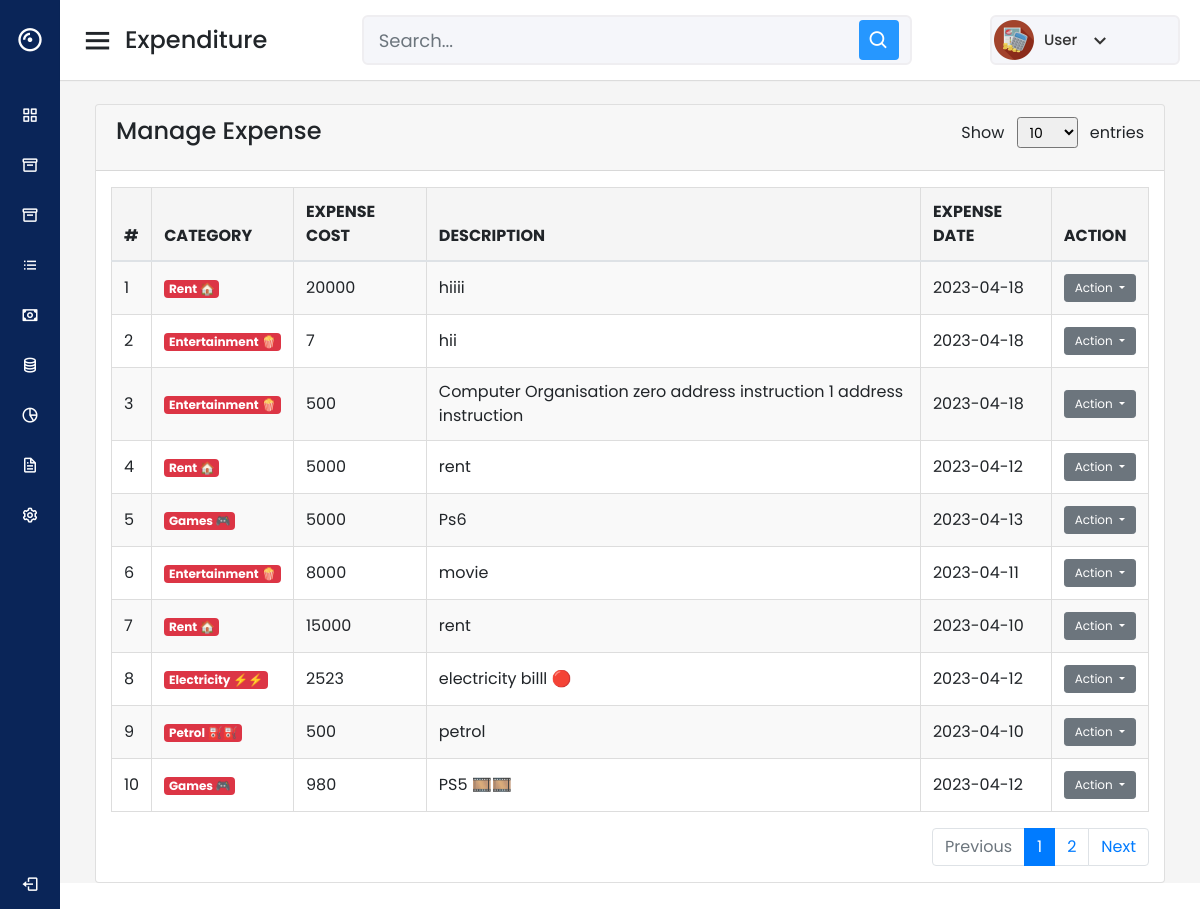
/includes/manage-transaction.php (signed in), run on the app's committed database.
### tables this page shows
CREATE TABLE `users` (
  `id` int(11) NOT NULL,
  `name` varchar(50) NOT NULL,
  `email` varchar(30) NOT NULL,
  `phone` varchar(15) NOT NULL,
  `password` varchar(255) NOT NULL,
  `verification_code` varchar(12) NOT NULL,
  `created_at` datetime DEFAULT current_timestamp()
);

CREATE TABLE `tblexpense` (
  `ID` int(10) NOT NULL,
  `UserId` int(10) NOT NULL,
  `ExpenseDate` date DEFAULT NULL,
  `CategoryId` int(11) NOT NULL,
  `category` varchar(255) DEFAULT NULL,
  `ExpenseCost` varchar(200) DEFAULT NULL,
  `Description` varchar(300) DEFAULT NULL,
  `NoteDate` timestamp NULL DEFAULT current_timestamp()
);

### includes/manage-transaction.php (the view, shortened to what this page needs)
<?php
include('database.php');
if (strlen($_SESSION['detsuid'] == 0)) {
  header('location:logout.php');
} else {
?>
  <!DOCTYPE html>
  <html lang="en" dir="ltr">
  <head>
    <link rel="stylesheet" href="css/style.css">
    <link href='https://unpkg.com/boxicons@2.0.7/css/boxicons.min.css' rel='stylesheet'>
    <link rel="stylesheet" href="https://cdnjs.cloudflare.com/ajax/libs/font-awesome/6.3.0/css/all.min.css">
    <link rel="stylesheet" href="https://cdn.jsdelivr.net/npm/bootstrap@4.0.0/dist/css/bootstrap.min.css">
    <link rel="stylesheet" href="https://cdnjs.cloudflare.com/ajax/libs/font-awesome/5.15.3/css/all.min.css" />
  </head>
  <body>
    <div class="sidebar">
      <div class="logo-details">
        <i class='bx bx-album'></i>
        <span class="logo_name">Expenditure</span>
      </div>
      <ul class="nav-links">
        <li>
          <a href="home.php">
            <i class='bx bx-grid-alt'></i>
            <span class="links_name">Dashboard</span>
          </a>
        </li>
        <li>
          <a href="add-expenses.php">
            <i class='bx bx-box'></i>
            <span class="links_name">Expenses</span>
          </a>
        </li>
        <li>
          <a href="add-income.php">
            <i class='bx bx-box'></i>
            <span class="links_name">Income</span>
          </a>
        </li>
        <li>
          <a href="manage-transaction.php">
            <i class='bx bx-list-ul'></i>
            <span class="links_name">Manage List</span>
          </a>
        </li>
        <li>
          <a href="lending.php">
            <i class='bx bx-money'></i>
            <span class="links_name">lending</span>
          </a>
        </li>
        <li>
          <a href="manage-lending.php">
            <i class='bx bx-coin-stack'></i>
            <span class="links_name">Manage lending</span>
          </a>
        </li>
        <li>
          <a href="analytics.php">
            <i class='bx bx-pie-chart-alt-2'></i>
            <span class="links_name">Analytics</span>
          </a>
        </li>
        <li>
          <a href="report.php">
            <i class="bx bx-file"></i>
            <span class="links_name">Report</span>
          </a>
        </li>
        <li>
          <a href="user_profile.php">
            <i class='bx bx-cog'></i>
            <span class="links_name">Setting</span>
          </a>
        </li>
        <li class="log_out">
          <a href="logout.php">
            <i class='bx bx-log-out'></i>
            <span class="links_name">Log out</span>
          </a>
        </li>
      </ul>
    </div>
    <section class="home-section">
      <nav>
        <div class="sidebar-button">
          <i class='bx bx-menu sidebarBtn'></i>
          <span class="dashboard">Expenditure</span>
        </div>
        <div class="search-box">
          <input input type="text" id="search-input" class="form-control form-control-sm mx-2" placeholder="Search...">
          <i class='bx bx-search'></i>
        </div>
        <?php
        $uid = $_SESSION['detsuid'];
        $ret = mysqli_query($db, "select name  from users where id='$uid'");
        $row = mysqli_fetch_array($ret);
        $name = $row['name'];
        ?>
        <div class="profile-details">
          <img src="images/maex.png" alt="">
          <span class="admin_name"><?php echo $name; ?></span>
          <i class='bx bx-chevron-down' id='profile-options-toggle'></i>
        </div>
      </nav>
      <div class="home-content">
        <div class="overview-boxes">
          <div class="col-sm-10 col-sm-offset-3 col-lg-12 col-lg-offset-2 main">
            <div class="row">
              <div class="col-lg-12">
                <div class="panel panel-default">
                  <div class="card">
                    <div class="card-header">
                      <div class="row">
                        <div class="col-md-6">
                          <h4 class="card-title">Manage Expense</h4>
                        </div>
                        <div class="col-md-6 text-right">
                          <label>Show
                            <select class="form-control-sm mx-2" id="select-entries">
                              <option value="10">10</option>
                            </select>
                            entries
                          </label>
                        </div>
                      </div>
                    </div>
                    <div class="panel-body">
                      <div class="col-md-12">
                        <div class="table-responsive">
                          <table class="table table-striped table-bordered table-hover">
                            <thead>
                              <tr>
                                <th>#</th>
                                <th>Category</th>
                                <th>Expense Cost</th>
                                <th>Description</th>
                                <th>Expense Date</th>
                                <th>Action</th>
                              </tr>
                            </thead>
                            <tbody>
                              <?php
                              $userid = $_SESSION['detsuid'];
                              $limit = isset($_GET['limit']) ? $_GET['limit'] : 10;
                              $page = isset($_GET['page']) ? $_GET['page'] : 1;
                              $offset = ($page - 1) * $limit;
                              $ret = mysqli_query($db, "SELECT * FROM tblexpense WHERE UserId='$userid' ORDER BY NoteDate DESC LIMIT $limit OFFSET $offset");
                              $cnt = $offset + 1;
                              while ($row = mysqli_fetch_array($ret)) {
                              ?>
                                <tr>
                                  <td><?php echo $cnt; ?></td>
                                  <td>
                                    <span class="badge badge-danger"><?php echo $row['category']; ?></span>
                                  </td>
                                  <td><?php echo $row['ExpenseCost']; ?></td>
                                  <td><?php echo $row['Description']; ?></td>
                                  <td><?php echo $row['ExpenseDate']; ?></td>
                                  <td>
                                    <div class="dropdown">
                                      <button class="btn btn-secondary btn-sm dropdown-toggle" type="button" id="dropdownMenuButton" data-toggle="dropdown" aria-haspopup="true" aria-expanded="false">
                                        Action
                                      </button>
                                    </div>
                        </div>
                      <?php
                                $cnt++;
                              } ?>
                      <?php
                      $result = mysqli_query($db, "SELECT COUNT(ID) as total FROM tblexpense WHERE UserId='$userid'");
                      $data = mysqli_fetch_assoc($result);
                      $total_pages = ceil($data['total'] / $limit);
                      ?>
                      <ul class="pagination justify-content-end">
                        <li class="page-item <?php if ($page <= 1) {
                                                echo 'disabled';
                                              } ?>">
                          <a class="page-link"
                            href="<?php if ($page <= 1) {
                                    echo '#';
                                  } else {
                                    echo "?page=" . ($page - 1) . "&limit=$limit";
                                  } ?>">Previous</a>
                        </li>
                        <?php for ($i = 1; $i <= $total_pages; $i++): ?>
                          <li class="page-item <?php if ($page == $i) echo 'active'; ?>">
                            <a class="page-link" href="<?php echo "?page=$i&limit=$limit"; ?>"><?php echo $i; ?></a>
                          </li>
                        <?php endfor; ?>
                        <li class="page-item <?php if ($page >= $total_pages) echo 'disabled'; ?>">
                          <a class="page-link"
                            href="<?php if ($page >= $total_pages) {
                                    echo '#';
                                  } else {
                                    echo "?page=" . ($page + 1) . "&limit=$limit";
                                  } ?>">Next</a>
                        </li>
                      </ul>
    </section>
  <?php } ?>

### includes/css/style.css (style rules this page uses)
* { margin: 0; padding: 0; box-sizing: border-box; font-family: 'Poppins', sans-serif; }
.sidebar { position: fixed; height: 100%; width: 240px; background: #0A2558; transition: all 0.5s ease; }
.sidebar .logo-details { height: 80px; display: flex; align-items: center; }
.sidebar .logo-details i { font-size: 28px; font-weight: 500; color: #fff; min-width: 60px; text-align: center }
.sidebar .logo-details .logo_name { color: #fff; font-size: 24px; font-weight: 500; }
.sidebar .nav-links { margin-top: 10px; }
.sidebar .nav-links li { position: relative; list-style: none; height: 50px; }
.sidebar .nav-links li a { height: 100%; width: 100%; display: flex; align-items: center; text-decoration: none; transition: all 0.4s ease; }
.sidebar .nav-links li i { min-width: 60px; text-align: center; font-size: 18px; color: #fff; }
.sidebar .nav-links li a .links_name { color: #fff; font-size: 15px; font-weight: 400; white-space: nowrap; }
.sidebar .nav-links .log_out { position: absolute; bottom: 0; width: 100%; }
.home-section { position: relative; background: #f5f5f5; min-height: 100vh; width: calc(100% - 240px); left: 240px; transition: all 0.5s ease; }
.home-section nav { display: flex; justify-content: space-between; height: 80px; background: #fff; display: flex; align-items: center; position: fixed; width: calc(100% - 240px); left: 240px; z-index: 100; padding: 0 20px; box-shadow: 0 1px 1px rgba(0, 0, 0, 0.1); transition: all 0.5s ease; }
.home-section nav .sidebar-button { display: flex; align-items: center; font-size: 24px; font-weight: 500; }
nav .sidebar-button i { font-size: 35px; margin-right: 10px; }
.home-section nav .search-box { position: relative; height: 50px; max-width: 550px; width: 100%; margin: 0 20px; }
nav .search-box input { height: 100%; width: 100%; outline: none; background: #F5F6FA; border: 2px solid #EFEEF1; border-radius: 6px; font-size: 18px; padding: 0 15px; }
nav .search-box .bx-search { position: absolute; height: 40px; width: 40px; background: #2697FF; right: 5px; top: 50%; transform: translateY(-50%); border-radius: 4px; line-height: 40px; text-align: center; color: #fff; font-size: 22px; transition: all 0.4 ease; }
.home-section nav .profile-details { display: flex; align-items: center; background: #F5F6FA; border: 2px solid #EFEEF1; border-radius: 6px; height: 50px; min-width: 190px; padding: 0 15px 0 2px; }
nav .profile-details img { height: 40px; width: 40px; border-radius: 6px; object-fit: cover; }
nav .profile-details .admin_name { font-size: 15px; font-weight: 500; color: #333; margin: 0 10px; white-space: nowrap; }
nav .profile-details i { font-size: 25px; color: #333; }
.home-section .home-content { position: relative; padding-top: 104px; }
.home-content .overview-boxes { display: flex; align-items: center; justify-content: space-between; flex-wrap: wrap; padding: 0 20px; margin-bottom: 26px; }
@media (max-width: 1240px) { .sidebar { width: 60px; } }
@media (max-width: 1240px) { .home-section { width: calc(100% - 60px); left: 60px; } }
@media (max-width: 1240px) { .home-section nav { width: calc(100% - 60px); left: 60px; } }

### includes/manage-transaction.php (style rules this page uses)
.form-control { border-radius: 3px; border: 1px solid #ccc; }
.table th, .table td { vertical-align: middle; }
.table th { background-color: #f5f5f5; border-color: #ddd; font-weight: bold; text-transform: uppercase; }
.table td { border-color: #ddd; }
.table-striped tbody tr:nth-of-type(odd) { background-color: #f9f9f9; }
.btn-sm { font-size: 12px; padding: 4px 10px; }

### data on the page
users: name "User"
tblexpense: category "Rent 🏠", ExpenseCost "20000", Description "hiiii", ExpenseDate "2023-04-18"
tblexpense: category "Entertainment 🍿", ExpenseCost "7", Description "hii", ExpenseDate "2023-04-18"
tblexpense: category "Entertainment 🍿", ExpenseCost "500", Description "Computer Organisation zero address instruction 1 address instruction", ExpenseDate "2023-04-18"
tblexpense: category "Rent 🏠", ExpenseCost "5000", Description "rent", ExpenseDate "2023-04-12"
tblexpense: category "Games 🎮", ExpenseCost "5000", Description "Ps6", ExpenseDate "2023-04-13"
tblexpense: category "Entertainment 🍿", ExpenseCost "8000", Description "movie", ExpenseDate "2023-04-11"
tblexpense: category "Rent 🏠", ExpenseCost "15000", Description "rent", ExpenseDate "2023-04-10"
tblexpense: category "Electricity ⚡⚡", ExpenseCost "2523", Description "electricity billl 🔴", ExpenseDate "2023-04-12"
tblexpense: category "Petrol ⛽⛽", ExpenseCost "500", Description "petrol", ExpenseDate "2023-04-10"
tblexpense: category "Games 🎮", ExpenseCost "980", Description "PS5 🎞️🎞️", ExpenseDate "2023-04-12"
